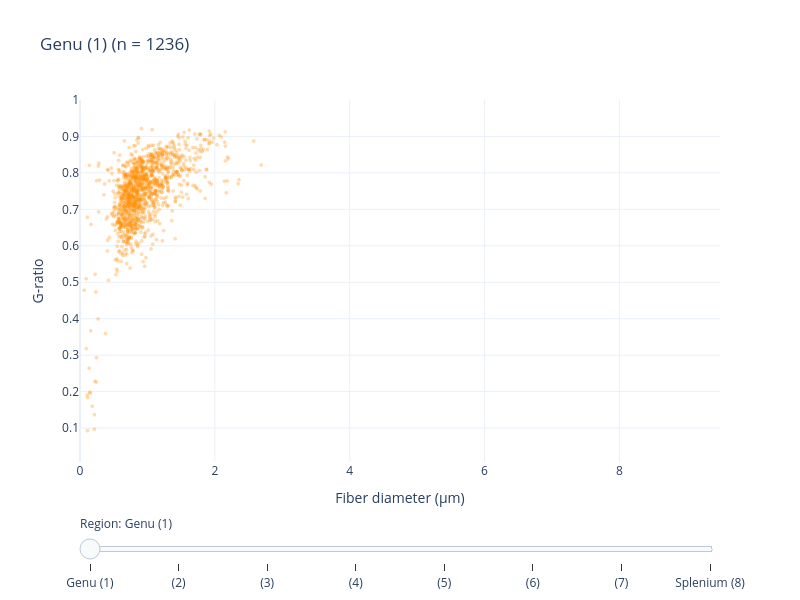

Notebook cell for this chart:
### Markdown cell above
## G-ratio vs Fiber diameter

The g-ratio is defined as the ratio of axon diameter to fiber diameter. A linear fit is applied to each region. Use the slider to switch between CC regions.

### Code cell
x_max_g = all_df["fiber_diam"].max() * 1.05
y_min_g = max(all_df["gratio"].min() * 0.95, 0)
y_max_g = min(all_df["gratio"].max() * 1.05, 1.0)

fig = go.Figure()

for i, sample in enumerate(samples_sorted):
    df = all_data[sample]
    x, y = df["fiber_diam"].values, df["gratio"].values
    visible = (i == 0)

    fig.add_trace(go.Scattergl(
        x=x, y=y, mode="markers",
        marker=dict(size=4, color="darkorange", opacity=0.3),
        showlegend=False, visible=visible,
        hovertemplate="Fiber: %{x:.3f} \u03bcm<br>G-ratio: %{y:.3f}<extra></extra>",
    ))

n_traces = len(samples_sorted)
steps = []
for i, sample in enumerate(samples_sorted):
    df = all_data[sample]
    vis = [False] * n_traces
    vis[i] = True
    step = dict(
        method="update",
        args=[
            {"visible": vis},
            {"title": f"{REGION_LABELS[sample]} (n = {len(df)})"},
        ],
        label=REGION_LABELS[sample],
    )
    steps.append(step)

fig.update_layout(
    sliders=[dict(active=0, steps=steps, currentvalue=dict(prefix="Region: "), pad=dict(t=50))],
    title=f"{REGION_LABELS[samples_sorted[0]]} (n = {len(all_data[samples_sorted[0]])})",
    xaxis_title="Fiber diameter (\u03bcm)",
    yaxis_title="G-ratio",
    xaxis_range=[0, x_max_g], yaxis_range=[y_min_g, y_max_g],
    template=PLOT_TEMPLATE, height=600, width=800,
)
fig.show()

### Figure 1 — Plotly figure (JSON) as saved in the notebook; plotly's stock layout.template omitted (floating-point values rounded to 4 significant figures; data arrays with more than 128 entries replaced by an {"elided": "..."} marker saying what was removed)
{"data": [{"hovertemplate": "Fiber: %{x:.3f} μm<br>G-ratio: %{y:.3f}<extra></extra>", "marker": {"color": "darkorange", "opacity": 0.3, "size": 4}, "mode": "markers", "showlegend": false, "type": "scattergl", "visible": true, "x": {"elided": "1236 float values"}, "y": {"elided": "1236 float values"}}, {"hovertemplate": "Fiber: %{x:.3f} μm<br>G-ratio: %{y:.3f}<extra></extra>", "marker": {"color": "darkorange", "opacity": 0.3, "size": 4}, "mode": "markers", "showlegend": false, "type": "scattergl", "visible": false, "x": {"elided": "917 float values"}, "y": {"elided": "917 float values"}}, {"hovertemplate": "Fiber: %{x:.3f} μm<br>G-ratio: %{y:.3f}<extra></extra>", "marker": {"color": "darkorange", "opacity": 0.3, "size": 4}, "mode": "markers", "showlegend": false, "type": "scattergl", "visible": false, "x": {"elided": "587 float values"}, "y": {"elided": "587 float values"}}, {"hovertemplate": "Fiber: %{x:.3f} μm<br>G-ratio: %{y:.3f}<extra></extra>", "marker": {"color": "darkorange", "opacity": 0.3, "size": 4}, "mode": "markers", "showlegend": false, "type": "scattergl", "visible": false, "x": {"elided": "404 float values"}, "y": {"elided": "404 float values"}}, {"hovertemplate": "Fiber: %{x:.3f} μm<br>G-ratio: %{y:.3f}<extra></extra>", "marker": {"color": "darkorange", "opacity": 0.3, "size": 4}, "mode": "markers", "showlegend": false, "type": "scattergl", "visible": false, "x": {"elided": "574 float values"}, "y": {"elided": "574 float values"}}, {"hovertemplate": "Fiber: %{x:.3f} μm<br>G-ratio: %{y:.3f}<extra></extra>", "marker": {"color": "darkorange", "opacity": 0.3, "size": 4}, "mode": "markers", "showlegend": false, "type": "scattergl", "visible": false, "x": {"elided": "738 float values"}, "y": {"elided": "738 float values"}}, {"hovertemplate": "Fiber: %{x:.3f} μm<br>G-ratio: %{y:.3f}<extra></extra>", "marker": {"color": "darkorange", "opacity": 0.3, "size": 4}, "mode": "markers", "showlegend": false, "type": "scattergl", "visible": false, "x": {"elided": "827 float values"}, "y": {"elided": "827 float values"}}, {"hovertemplate": "Fiber: %{x:.3f} μm<br>G-ratio: %{y:.3f}<extra></extra>", "marker": {"color": "darkorange", "opacity": 0.3, "size": 4}, "mode": "markers", "showlegend": false, "type": "scattergl", "visible": false, "x": {"elided": "445 float values"}, "y": {"elided": "445 float values"}}], "layout": {"height": 600, "sliders": [{"active": 0, "currentvalue": {"prefix": "Region: "}, "pad": {"t": 50}, "steps": [{"args": [{"visible": [true, false, false, false, false, false, false, false]}, {"title": "Genu (1) (n = 1236)"}], "label": "Genu (1)", "method": "update"}, {"args": [{"visible": [false, true, false, false, false, false, false, false]}, {"title": "(2) (n = 917)"}], "label": "(2)", "method": "update"}, {"args": [{"visible": [false, false, true, false, false, false, false, false]}, {"title": "(3) (n = 587)"}], "label": "(3)", "method": "update"}, {"args": [{"visible": [false, false, false, true, false, false, false, false]}, {"title": "(4) (n = 404)"}], "label": "(4)", "method": "update"}, {"args": [{"visible": [false, false, false, false, true, false, false, false]}, {"title": "(5) (n = 574)"}], "label": "(5)", "method": "update"}, {"args": [{"visible": [false, false, false, false, false, true, false, false]}, {"title": "(6) (n = 738)"}], "label": "(6)", "method": "update"}, {"args": [{"visible": [false, false, false, false, false, false, true, false]}, {"title": "(7) (n = 827)"}], "label": "(7)", "method": "update"}, {"args": [{"visible": [false, false, false, false, false, false, false, true]}, {"title": "Splenium (8) (n = 445)"}], "label": "Splenium (8)", "method": "update"}]}], "title": {"text": "Genu (1) (n = 1236)"}, "width": 800, "xaxis": {"range": [0, 9.492], "title": {"text": "Fiber diameter (μm)"}}, "yaxis": {"range": [0.006869, 1.0], "title": {"text": "G-ratio"}}}}
